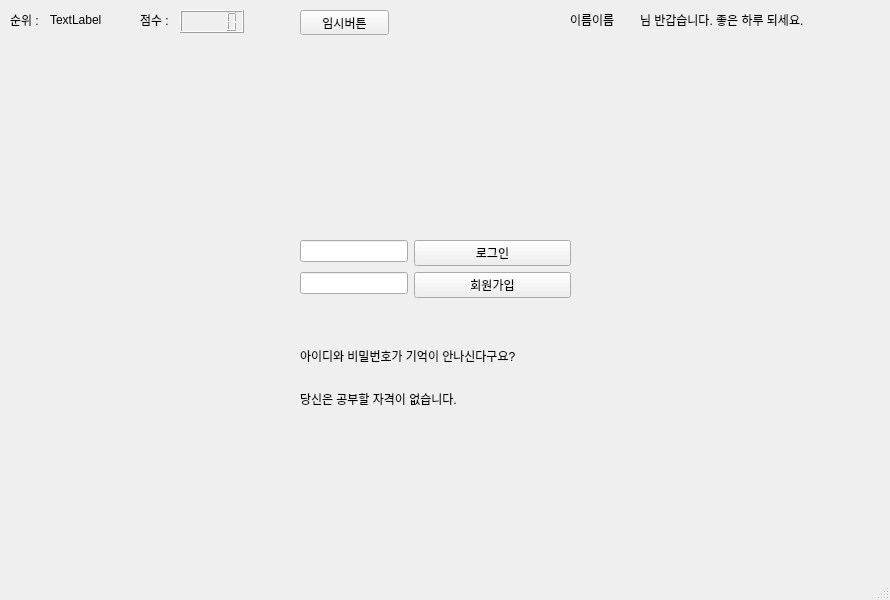
<?xml version="1.0" encoding="UTF-8"?>
<ui version="4.0">
 <class>MainWindow</class>
 <widget class="QMainWindow" name="MainWindow">
  <property name="geometry">
   <rect>
    <x>0</x>
    <y>0</y>
    <width>890</width>
    <height>600</height>
   </rect>
  </property>
  <property name="windowTitle">
   <string>MainWindow</string>
  </property>
  <widget class="QWidget" name="centralwidget">
   <widget class="QStackedWidget" name="stackedWidget">
    <property name="geometry">
     <rect>
      <x>0</x>
      <y>60</y>
      <width>891</width>
      <height>511</height>
     </rect>
    </property>
    <property name="currentIndex">
     <number>0</number>
    </property>
    <widget class="QWidget" name="page0">
     <widget class="QWidget" name="gridLayoutWidget_3">
      <property name="geometry">
       <rect>
        <x>300</x>
        <y>180</y>
        <width>271</width>
        <height>81</height>
       </rect>
      </property>
      <layout class="QFormLayout" name="formLayout_2">
       <item row="0" column="0">
        <widget class="QLineEdit" name="id_lineedit"/>
       </item>
       <item row="0" column="1">
        <widget class="QPushButton" name="login_btn">
         <property name="text">
          <string>로그인</string>
         </property>
        </widget>
       </item>
       <item row="1" column="0">
        <widget class="QLineEdit" name="pw_lineedit">
         <property name="echoMode">
          <enum>QLineEdit::Password</enum>
         </property>
        </widget>
       </item>
       <item row="1" column="1">
        <widget class="QPushButton" name="move_signup_page_btn">
         <property name="text">
          <string>회원가입</string>
         </property>
        </widget>
       </item>
      </layout>
     </widget>
     <widget class="QLabel" name="label_14">
      <property name="geometry">
       <rect>
        <x>300</x>
        <y>280</y>
        <width>271</width>
        <height>31</height>
       </rect>
      </property>
      <property name="text">
       <string>아이디와 비밀번호가 기억이 안나신다구요?</string>
      </property>
     </widget>
     <widget class="QLabel" name="label_15">
      <property name="geometry">
       <rect>
        <x>300</x>
        <y>330</y>
        <width>271</width>
        <height>17</height>
       </rect>
      </property>
      <property name="text">
       <string>당신은 공부할 자격이 없습니다.</string>
      </property>
     </widget>
    </widget>
    <widget class="QWidget" name="page1">
     <widget class="QPushButton" name="pushButton1">
      <property name="geometry">
       <rect>
        <x>60</x>
        <y>370</y>
        <width>71</width>
        <height>51</height>
       </rect>
      </property>
      <property name="styleSheet">
       <string notr="true">QPushButton{
background-color: rgb(136, 138, 133);
border-style: solid;
border-radius: 20px
}
QPushButton:hover{
background-color: rgb(200, 200, 200);
border-style: solid;
border-radius: 20px}

QPushButton:pressed{
background-color: rgb(70, 70, 70);
border-style: solid;
border-radius: 20px}</string>
      </property>
      <property name="text">
       <string>학습</string>
      </property>
     </widget>
     <widget class="QPushButton" name="pushButton2">
      <property name="geometry">
       <rect>
        <x>240</x>
        <y>370</y>
        <width>71</width>
        <height>51</height>
       </rect>
      </property>
      <property name="styleSheet">
       <string notr="true">QPushButton{
background-color: rgb(136, 138, 133);
border-style: solid;
border-radius: 20px
}
QPushButton:hover{
background-color: rgb(200, 200, 200);
border-style: solid;
border-radius: 20px}

QPushButton:pressed{
background-color: rgb(70, 70, 70);
border-style: solid;
border-radius: 20px}</string>
      </property>
      <property name="text">
       <string>문제풀기</string>
      </property>
     </widget>
     <widget class="QPushButton" name="pushButton3">
      <property name="geometry">
       <rect>
        <x>410</x>
        <y>370</y>
        <width>71</width>
        <height>51</height>
       </rect>
      </property>
      <property name="styleSheet">
       <string notr="true">QPushButton{
background-color: rgb(136, 138, 133);
border-style: solid;
border-radius: 20px
}
QPushButton:hover{
background-color: rgb(200, 200, 200);
border-style: solid;
border-radius: 20px}

QPushButton:pressed{
background-color: rgb(70, 70, 70);
border-style: solid;
border-radius: 20px}</string>
      </property>
      <property name="text">
       <string>점수확인</string>
      </property>
     </widget>
     <widget class="QPushButton" name="pushButton4">
      <property name="geometry">
       <rect>
        <x>590</x>
        <y>370</y>
        <width>71</width>
        <height>51</height>
       </rect>
      </property>
      <property name="styleSheet">
       <string notr="true">QPushButton{
background-color: rgb(136, 138, 133);
border-style: solid;
border-radius: 20px
}
QPushButton:hover{
background-color: rgb(200, 200, 200);
border-style: solid;
border-radius: 20px}

QPushButton:pressed{
background-color: rgb(70, 70, 70);
border-style: solid;
border-radius: 20px}</string>
      </property>
      <property name="text">
       <string>QnA</string>
      </property>
     </widget>
     <widget class="QPushButton" name="pushButton5">
      <property name="geometry">
       <rect>
        <x>760</x>
        <y>370</y>
        <width>71</width>
        <height>51</height>
       </rect>
      </property>
      <property name="styleSheet">
       <string notr="true">QPushButton{
background-color: rgb(136, 138, 133);
border-style: solid;
border-radius: 20px
}
QPushButton:hover{
background-color: rgb(200, 200, 200);
border-style: solid;
border-radius: 20px}

QPushButton:pressed{
background-color: rgb(70, 70, 70);
border-style: solid;
border-radius: 20px}</string>
      </property>
      <property name="text">
       <string>상담</string>
      </property>
     </widget>
     <widget class="QWidget" name="gridLayoutWidget">
      <property name="geometry">
       <rect>
        <x>60</x>
        <y>50</y>
        <width>461</width>
        <height>261</height>
       </rect>
      </property>
      <layout class="QGridLayout" name="gridLayout"/>
     </widget>
     <widget class="QLabel" name="label">
      <property name="geometry">
       <rect>
        <x>150</x>
        <y>150</y>
        <width>311</width>
        <height>31</height>
       </rect>
      </property>
      <property name="text">
       <string>1~3등만 표시하는 그래프 x축은 이름, y축은 점수</string>
      </property>
     </widget>
     <widget class="QLabel" name="label_7">
      <property name="geometry">
       <rect>
        <x>580</x>
        <y>180</y>
        <width>221</width>
        <height>17</height>
       </rect>
      </property>
      <property name="text">
       <string>쓰잘데기 없는 그림 넣으면 될 듯</string>
      </property>
     </widget>
    </widget>
    <widget class="QWidget" name="page2">
     <widget class="QTextBrowser" name="textBrowser">
      <property name="geometry">
       <rect>
        <x>40</x>
        <y>40</y>
        <width>801</width>
        <height>411</height>
       </rect>
      </property>
     </widget>
    </widget>
    <widget class="QWidget" name="page3">
     <widget class="QLabel" name="quiz_label">
      <property name="geometry">
       <rect>
        <x>540</x>
        <y>30</y>
        <width>311</width>
        <height>121</height>
       </rect>
      </property>
      <property name="font">
       <font>
        <pointsize>40</pointsize>
       </font>
      </property>
      <property name="frameShadow">
       <enum>QFrame::Raised</enum>
      </property>
      <property name="text">
       <string>TextLabel</string>
      </property>
     </widget>
     <widget class="QLineEdit" name="quiz_lineedit">
      <property name="geometry">
       <rect>
        <x>540</x>
        <y>160</y>
        <width>311</width>
        <height>71</height>
       </rect>
      </property>
      <property name="font">
       <font>
        <pointsize>30</pointsize>
       </font>
      </property>
     </widget>
     <widget class="QTableWidget" name="tableWidget">
      <property name="geometry">
       <rect>
        <x>10</x>
        <y>30</y>
        <width>501</width>
        <height>421</height>
       </rect>
      </property>
      <column>
       <property name="text">
        <string>번호</string>
       </property>
       <property name="textAlignment">
        <set>AlignCenter</set>
       </property>
      </column>
      <column>
       <property name="text">
        <string>문제</string>
       </property>
      </column>
      <column>
       <property name="text">
        <string>쓴 답</string>
       </property>
      </column>
      <column>
       <property name="text">
        <string>정답</string>
       </property>
      </column>
      <column>
       <property name="text">
        <string>채점</string>
       </property>
      </column>
     </widget>
     <widget class="QLCDNumber" name="quiz_counter">
      <property name="geometry">
       <rect>
        <x>780</x>
        <y>250</y>
        <width>64</width>
        <height>23</height>
       </rect>
      </property>
     </widget>
     <widget class="QLCDNumber" name="correct_answer">
      <property name="geometry">
       <rect>
        <x>780</x>
        <y>290</y>
        <width>64</width>
        <height>23</height>
       </rect>
      </property>
     </widget>
     <widget class="QLCDNumber" name="incorrec_answer">
      <property name="geometry">
       <rect>
        <x>780</x>
        <y>330</y>
        <width>64</width>
        <height>23</height>
       </rect>
      </property>
     </widget>
     <widget class="QLabel" name="label_16">
      <property name="geometry">
       <rect>
        <x>640</x>
        <y>250</y>
        <width>91</width>
        <height>20</height>
       </rect>
      </property>
      <property name="text">
       <string>quiz counter</string>
      </property>
     </widget>
     <widget class="QLabel" name="label_17">
      <property name="geometry">
       <rect>
        <x>640</x>
        <y>290</y>
        <width>111</width>
        <height>20</height>
       </rect>
      </property>
      <property name="text">
       <string>correct counter</string>
      </property>
     </widget>
     <widget class="QLabel" name="label_18">
      <property name="geometry">
       <rect>
        <x>640</x>
        <y>330</y>
        <width>121</width>
        <height>20</height>
       </rect>
      </property>
      <property name="text">
       <string>incorrect counter</string>
      </property>
     </widget>
     <widget class="QLabel" name="OXlabel">
      <property name="geometry">
       <rect>
        <x>540</x>
        <y>260</y>
        <width>70</width>
        <height>70</height>
       </rect>
      </property>
      <property name="text">
       <string/>
      </property>
     </widget>
    </widget>
    <widget class="QWidget" name="page4">
     <widget class="QLabel" name="label_2">
      <property name="geometry">
       <rect>
        <x>610</x>
        <y>120</y>
        <width>111</width>
        <height>17</height>
       </rect>
      </property>
      <property name="text">
       <string>내 등수 / 전체 수</string>
      </property>
     </widget>
     <widget class="QLabel" name="label_3">
      <property name="geometry">
       <rect>
        <x>590</x>
        <y>250</y>
        <width>151</width>
        <height>17</height>
       </rect>
      </property>
      <property name="text">
       <string>문제 맞힌 갯수 / 푼 갯수</string>
      </property>
     </widget>
     <widget class="QLabel" name="label_4">
      <property name="geometry">
       <rect>
        <x>360</x>
        <y>40</y>
        <width>151</width>
        <height>17</height>
       </rect>
      </property>
      <property name="text">
       <string>어떻게 배치할지 생각 중</string>
      </property>
     </widget>
     <widget class="QLabel" name="label_5">
      <property name="geometry">
       <rect>
        <x>70</x>
        <y>120</y>
        <width>371</width>
        <height>291</height>
       </rect>
      </property>
      <property name="text">
       <string>1등부터 마지막까지 쭉 나타내고싶은데  </string>
      </property>
     </widget>
    </widget>
    <widget class="QWidget" name="page5">
     <widget class="QLabel" name="label_6">
      <property name="geometry">
       <rect>
        <x>380</x>
        <y>210</y>
        <width>91</width>
        <height>17</height>
       </rect>
      </property>
      <property name="text">
       <string>QnA 게시판</string>
      </property>
     </widget>
    </widget>
    <widget class="QWidget" name="page6">
     <widget class="QLineEdit" name="make_id_line">
      <property name="geometry">
       <rect>
        <x>350</x>
        <y>140</y>
        <width>142</width>
        <height>25</height>
       </rect>
      </property>
     </widget>
     <widget class="QLineEdit" name="make_pw_line">
      <property name="geometry">
       <rect>
        <x>350</x>
        <y>211</y>
        <width>142</width>
        <height>25</height>
       </rect>
      </property>
      <property name="echoMode">
       <enum>QLineEdit::Password</enum>
      </property>
     </widget>
     <widget class="QLineEdit" name="check_pw_line">
      <property name="geometry">
       <rect>
        <x>350</x>
        <y>242</y>
        <width>142</width>
        <height>25</height>
       </rect>
      </property>
      <property name="echoMode">
       <enum>QLineEdit::Password</enum>
      </property>
     </widget>
     <widget class="QLineEdit" name="make_name_line">
      <property name="geometry">
       <rect>
        <x>350</x>
        <y>313</y>
        <width>142</width>
        <height>25</height>
       </rect>
      </property>
     </widget>
     <widget class="QLineEdit" name="make_phone_line">
      <property name="geometry">
       <rect>
        <x>350</x>
        <y>344</y>
        <width>142</width>
        <height>25</height>
       </rect>
      </property>
     </widget>
     <widget class="QLabel" name="label_8">
      <property name="geometry">
       <rect>
        <x>256</x>
        <y>141</y>
        <width>42</width>
        <height>23</height>
       </rect>
      </property>
      <property name="text">
       <string>아이디</string>
      </property>
     </widget>
     <widget class="QLabel" name="label_9">
      <property name="geometry">
       <rect>
        <x>256</x>
        <y>212</y>
        <width>56</width>
        <height>23</height>
       </rect>
      </property>
      <property name="text">
       <string>비밀번호</string>
      </property>
     </widget>
     <widget class="QLabel" name="label_10">
      <property name="geometry">
       <rect>
        <x>256</x>
        <y>243</y>
        <width>87</width>
        <height>23</height>
       </rect>
      </property>
      <property name="text">
       <string>비밀번호 확인</string>
      </property>
     </widget>
     <widget class="QLabel" name="label_11">
      <property name="geometry">
       <rect>
        <x>256</x>
        <y>314</y>
        <width>28</width>
        <height>23</height>
       </rect>
      </property>
      <property name="text">
       <string>이름</string>
      </property>
     </widget>
     <widget class="QLabel" name="label_12">
      <property name="geometry">
       <rect>
        <x>256</x>
        <y>345</y>
        <width>56</width>
        <height>23</height>
       </rect>
      </property>
      <property name="text">
       <string>이메일</string>
      </property>
     </widget>
     <widget class="QPushButton" name="id_check_btn">
      <property name="geometry">
       <rect>
        <x>510</x>
        <y>143</y>
        <width>80</width>
        <height>21</height>
       </rect>
      </property>
      <property name="text">
       <string>중복확인</string>
      </property>
     </widget>
     <widget class="QPushButton" name="signup_btn">
      <property name="geometry">
       <rect>
        <x>380</x>
        <y>390</y>
        <width>80</width>
        <height>21</height>
       </rect>
      </property>
      <property name="text">
       <string>회원가입</string>
      </property>
     </widget>
     <widget class="QLabel" name="id_check_label">
      <property name="geometry">
       <rect>
        <x>350</x>
        <y>180</y>
        <width>140</width>
        <height>20</height>
       </rect>
      </property>
      <property name="text">
       <string>중복 확인 되었습니다.</string>
      </property>
     </widget>
     <widget class="QLabel" name="label_13">
      <property name="geometry">
       <rect>
        <x>350</x>
        <y>280</y>
        <width>140</width>
        <height>20</height>
       </rect>
      </property>
      <property name="text">
       <string>비번 다르게 입력됨</string>
      </property>
     </widget>
    </widget>
    <widget class="QWidget" name="page7">
     <widget class="QTextBrowser" name="counsel_chat_box">
      <property name="geometry">
       <rect>
        <x>100</x>
        <y>50</y>
        <width>701</width>
        <height>361</height>
       </rect>
      </property>
     </widget>
     <widget class="QLineEdit" name="counsel_input_chat">
      <property name="geometry">
       <rect>
        <x>100</x>
        <y>440</y>
        <width>400</width>
        <height>30</height>
       </rect>
      </property>
     </widget>
     <widget class="QPushButton" name="send_btn">
      <property name="geometry">
       <rect>
        <x>560</x>
        <y>440</y>
        <width>100</width>
        <height>30</height>
       </rect>
      </property>
      <property name="text">
       <string>보내기</string>
      </property>
     </widget>
     <widget class="QPushButton" name="exit_btn">
      <property name="geometry">
       <rect>
        <x>700</x>
        <y>440</y>
        <width>100</width>
        <height>30</height>
       </rect>
      </property>
      <property name="text">
       <string>나가기</string>
      </property>
     </widget>
    </widget>
   </widget>
   <widget class="QLabel" name="rank_label">
    <property name="geometry">
     <rect>
      <x>10</x>
      <y>10</y>
      <width>40</width>
      <height>20</height>
     </rect>
    </property>
    <property name="text">
     <string>순위 :</string>
    </property>
   </widget>
   <widget class="QLabel" name="rank_value_label">
    <property name="geometry">
     <rect>
      <x>50</x>
      <y>10</y>
      <width>70</width>
      <height>20</height>
     </rect>
    </property>
    <property name="text">
     <string>TextLabel</string>
    </property>
   </widget>
   <widget class="QLabel" name="score_label">
    <property name="geometry">
     <rect>
      <x>140</x>
      <y>10</y>
      <width>40</width>
      <height>20</height>
     </rect>
    </property>
    <property name="text">
     <string>점수 :</string>
    </property>
   </widget>
   <widget class="QLabel" name="name_label">
    <property name="geometry">
     <rect>
      <x>570</x>
      <y>10</y>
      <width>60</width>
      <height>20</height>
     </rect>
    </property>
    <property name="text">
     <string>이름이름</string>
    </property>
   </widget>
   <widget class="QLabel" name="hi_label">
    <property name="geometry">
     <rect>
      <x>640</x>
      <y>10</y>
      <width>200</width>
      <height>20</height>
     </rect>
    </property>
    <property name="text">
     <string>님 반갑습니다. 좋은 하루 되세요.</string>
    </property>
   </widget>
   <widget class="QPushButton" name="backbtn">
    <property name="geometry">
     <rect>
      <x>300</x>
      <y>10</y>
      <width>89</width>
      <height>25</height>
     </rect>
    </property>
    <property name="text">
     <string>임시버튼</string>
    </property>
   </widget>
   <widget class="QPushButton" name="sign_out_btn">
    <property name="geometry">
     <rect>
      <x>40</x>
      <y>690</y>
      <width>89</width>
      <height>25</height>
     </rect>
    </property>
    <property name="text">
     <string>로그아웃</string>
    </property>
   </widget>
   <widget class="QLCDNumber" name="score_counter">
    <property name="geometry">
     <rect>
      <x>180</x>
      <y>10</y>
      <width>64</width>
      <height>23</height>
     </rect>
    </property>
   </widget>
  </widget>
  <widget class="QMenuBar" name="menubar">
   <property name="geometry">
    <rect>
     <x>0</x>
     <y>0</y>
     <width>890</width>
     <height>28</height>
    </rect>
   </property>
  </widget>
  <widget class="QStatusBar" name="statusbar"/>
 </widget>
 <resources/>
 <connections/>
</ui>
